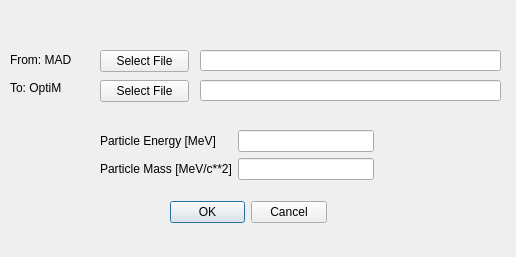
<?xml version="1.0" encoding="UTF-8"?>
<ui version="4.0">
 <class>ImportFromMADDialog</class>
 <widget class="QDialog" name="ImportFromMADDialog">
  <property name="geometry">
   <rect>
    <x>0</x>
    <y>0</y>
    <width>516</width>
    <height>257</height>
   </rect>
  </property>
  <property name="windowTitle">
   <string>Import from MAD</string>
  </property>
  <widget class="QDialogButtonBox" name="buttonBox">
   <property name="geometry">
    <rect>
     <x>170</x>
     <y>200</y>
     <width>157</width>
     <height>25</height>
    </rect>
   </property>
   <property name="orientation">
    <enum>Qt::Horizontal</enum>
   </property>
   <property name="standardButtons">
    <set>QDialogButtonBox::Cancel|QDialogButtonBox::Ok</set>
   </property>
  </widget>
  <widget class="QWidget" name="layoutWidget">
   <property name="geometry">
    <rect>
     <x>100</x>
     <y>130</y>
     <width>274</width>
     <height>50</height>
    </rect>
   </property>
   <layout class="QGridLayout" name="gridLayout">
    <item row="0" column="0">
     <widget class="QLabel" name="label">
      <property name="text">
       <string>Particle Energy [MeV]</string>
      </property>
     </widget>
    </item>
    <item row="0" column="1">
     <widget class="QLineEdit" name="lineEditEnergy"/>
    </item>
    <item row="1" column="0">
     <widget class="QLabel" name="label_2">
      <property name="text">
       <string>Particle Mass [MeV/c**2]</string>
      </property>
     </widget>
    </item>
    <item row="1" column="1">
     <widget class="QLineEdit" name="lineEditMass"/>
    </item>
   </layout>
  </widget>
  <widget class="QLineEdit" name="lineEdit">
   <property name="geometry">
    <rect>
     <x>200</x>
     <y>50</y>
     <width>301</width>
     <height>21</height>
    </rect>
   </property>
  </widget>
  <widget class="QLineEdit" name="lineEdit_2">
   <property name="geometry">
    <rect>
     <x>200</x>
     <y>80</y>
     <width>301</width>
     <height>21</height>
    </rect>
   </property>
  </widget>
  <widget class="QLabel" name="label_3">
   <property name="geometry">
    <rect>
     <x>10</x>
     <y>50</y>
     <width>91</width>
     <height>20</height>
    </rect>
   </property>
   <property name="text">
    <string>From: MAD </string>
   </property>
  </widget>
  <widget class="QLabel" name="label_4">
   <property name="geometry">
    <rect>
     <x>10</x>
     <y>80</y>
     <width>81</width>
     <height>16</height>
    </rect>
   </property>
   <property name="text">
    <string>To: OptiM </string>
   </property>
  </widget>
  <widget class="QPushButton" name="pushButton">
   <property name="geometry">
    <rect>
     <x>100</x>
     <y>50</y>
     <width>89</width>
     <height>22</height>
    </rect>
   </property>
   <property name="text">
    <string>Select File</string>
   </property>
  </widget>
  <widget class="QPushButton" name="pushButton_2">
   <property name="geometry">
    <rect>
     <x>100</x>
     <y>80</y>
     <width>89</width>
     <height>22</height>
    </rect>
   </property>
   <property name="text">
    <string>Select File</string>
   </property>
  </widget>
 </widget>
 <resources/>
 <connections>
  <connection>
   <sender>buttonBox</sender>
   <signal>accepted()</signal>
   <receiver>ImportFromMADDialog</receiver>
   <slot>accept()</slot>
   <hints>
    <hint type="sourcelabel">
     <x>248</x>
     <y>254</y>
    </hint>
    <hint type="destinationlabel">
     <x>157</x>
     <y>274</y>
    </hint>
   </hints>
  </connection>
  <connection>
   <sender>buttonBox</sender>
   <signal>rejected()</signal>
   <receiver>ImportFromMADDialog</receiver>
   <slot>reject()</slot>
   <hints>
    <hint type="sourcelabel">
     <x>316</x>
     <y>260</y>
    </hint>
    <hint type="destinationlabel">
     <x>286</x>
     <y>274</y>
    </hint>
   </hints>
  </connection>
 </connections>
</ui>
